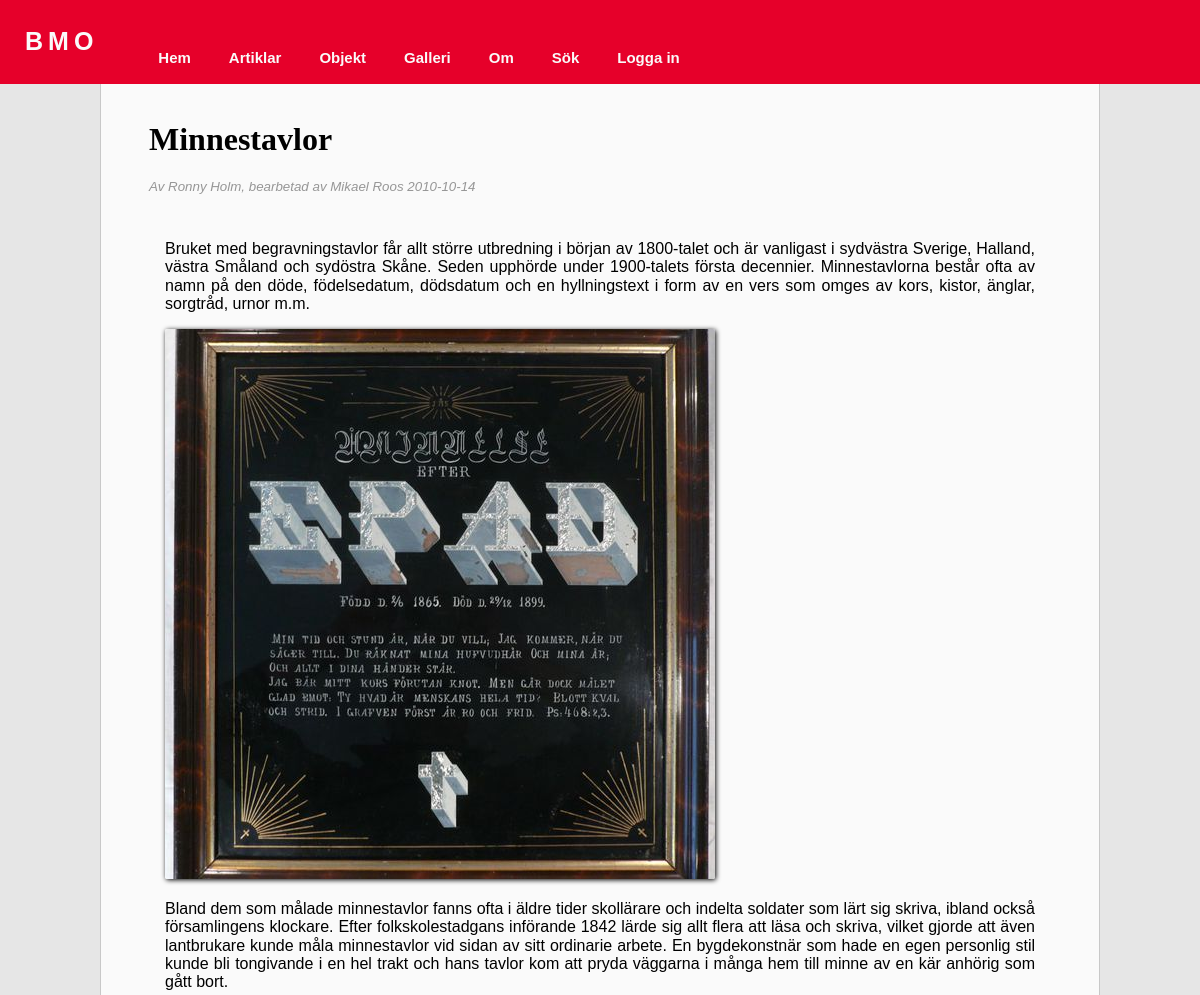
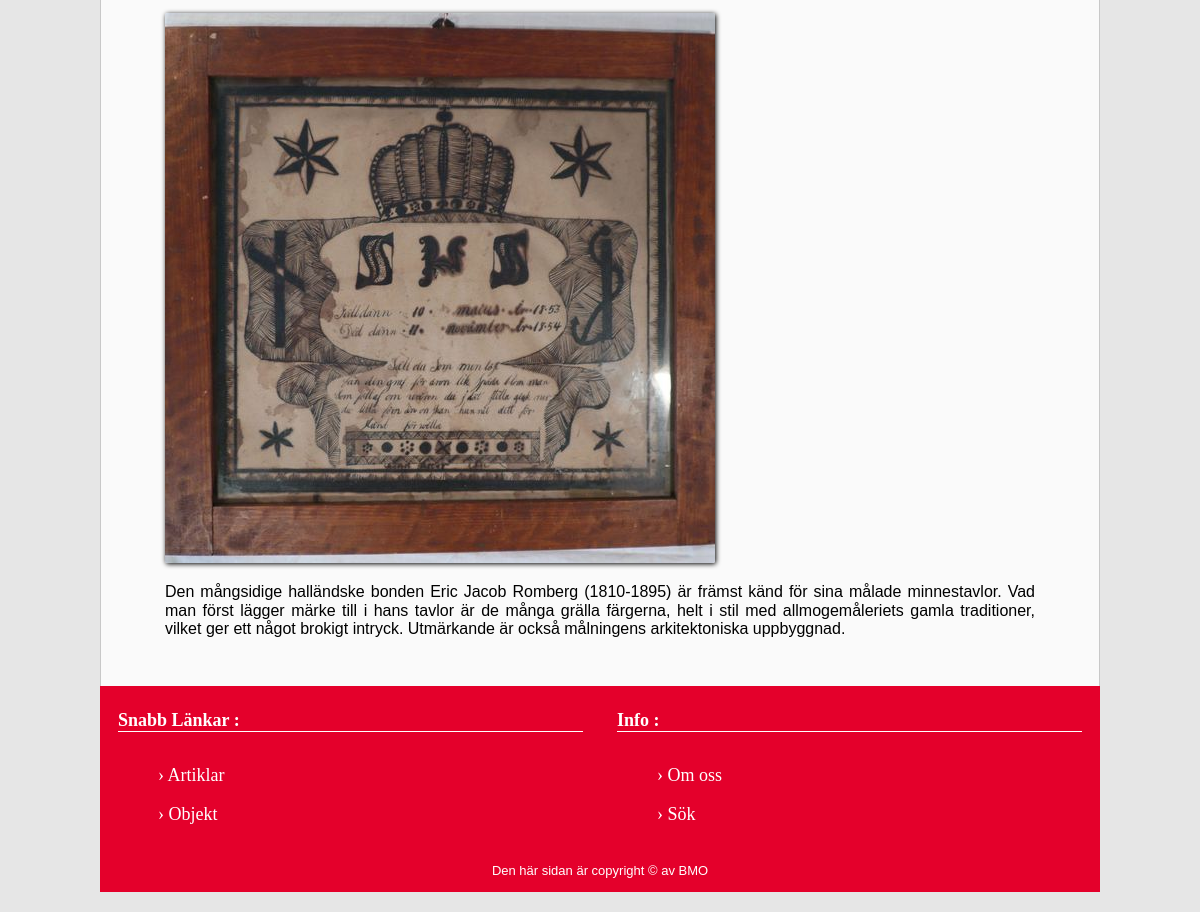
Screenshot of /public/article.php?article=2 with the database file from the repository (2 pictures, top to bottom).
### tables this page shows
CREATE TABLE "Article" ("id" INTEGER PRIMARY KEY  AUTOINCREMENT  NOT NULL  UNIQUE , "category" TEXT, "title" TEXT, "content" TEXT, "author" TEXT, "pubdate" DATETIME NOT NULL  DEFAULT CURRENT_DATE);

### src/database.php (called while the page is built, shortened)
<?php
function getArticle(): string
{
    $sql = <<<EOD
    SELECT
        category,
        title,
        content,
        author,
        pubdate
    FROM Article
    WHERE
        id = ?
    ;
    EOD;
    return $sql;
}

### view/pages/article.php (called while the page is built)
<?php
$articleID = $_GET['article'] ?? null;
if (!$articleID) {
    die("Kunde inte hitta sidan. Error 404.");
} else {
    $dsn = getDsn("bmo.sqlite");
    $db = connectToDatabase($dsn);
    $sql = getArticle();
    $satment = $db->prepare($sql);
    $args = [$articleID];
    $satment->execute($args);
    $result = $satment->fetch();
    $category = htmlentities($result["category"] ?? "");
    $articleTitle = htmlentities($result["title"] ?? "");
    $articleContent = $result["content"] ?? "";
    $author = htmlentities($result["author"] ?? "");
    $pubdate = htmlentities($result["pubdate"] ?? "");
}

### public/article.php (the view, shortened to what this page needs)
<?php
    include('../view/header.php');
    include('../view/navbar.php');
    include('../view/pages/article.php');
?>
<main class="main">
    <?php if ($category !== "about") : ?>
        <?php if ($category === "article" or $category === "maggy") : ?>
            <header>
                <h1>
                    <?= $articleTitle ?>
                </h1>
                <p class="about_date">
                    <?= $author ?> <?= " " ?> <?= $pubdate ?>
                </p>
            </header>
            <div class="article_content">
                <?= $articleContent ?>
            </div>
        <?php endif; ?>
    <?php else : ?>
        <p class="error">Error 404. Sidan kunde inte hittas</p>
        <a class="error_link" href="all_articles.php">Alla Artiklar</a>
    <?php endif; ?>
</main>
<?php include('../view/footer.php') ?>

### public/css/style.css (style rules this page uses)
ul, h1, h2, h3, h4 { font-family:'Noto'; }
p { font-family:Arial, Helvetica, sans-serif; }
html { background: rgb(230, 230, 230); }
.main { margin: 0 auto; max-width: 1000px; min-height: 1000px; padding: 1em 3em; background: rgb(250, 250, 250); border-right: 1px solid rgb(200,200,200); border-left: 1px solid rgb(200,200,200); }
.homepage_img { border-radius: 2px; box-shadow: 1px 1px 5px black; }
.article_content { overflow: auto; padding: 1em; text-align: justify; }

### public/css/init.css (style rules this page uses)
html { box-sizing: border-box; }
*, *:before, *:after { box-sizing: inherit; }
html { line-height: 1.15; background-color: #333; }
body { margin: 0; overflow-y: scroll; font-family: "Fira Sans", "Source Sans Pro", Helvetica, Arial, sans-serif; }

### public/css/article.css (style rules this page uses)
.about_date { font-size: smaller; color: rgb(150, 150, 150); font-style: italic; }

### rows the page displays
article: title "Minnestavlor", author "Av Ronny Holm, bearbetad av Mikael Roos", pubdate "2010-10-14", content "Bruket med begravningstavlor får allt större utbredning i början av 1800-talet och är vanligast i sydvästra Sverige, Halland, västra Småland och sydöstra Skåne. Seden upphörde under 1900-talets första decennier. Minnestavlorna består ofta av namn på den döde, födelsedatum, dödsdatum och en hyllningstext i form av en vers som omges av kors, kistor, änglar, sorgtråd, urnor m.m. Bland dem som målade minnestavlor fanns ofta i äldre tider skollärare och indelta soldater som lärt sig skriva, ibland också församlingens klockare. Efter folkskolestadgans införande 1842 lärde sig allt flera att läsa och skriva, vilket gjorde att även lantbrukare kunde måla minnestavlor vid sidan av sitt ordinarie…", content (picture)
